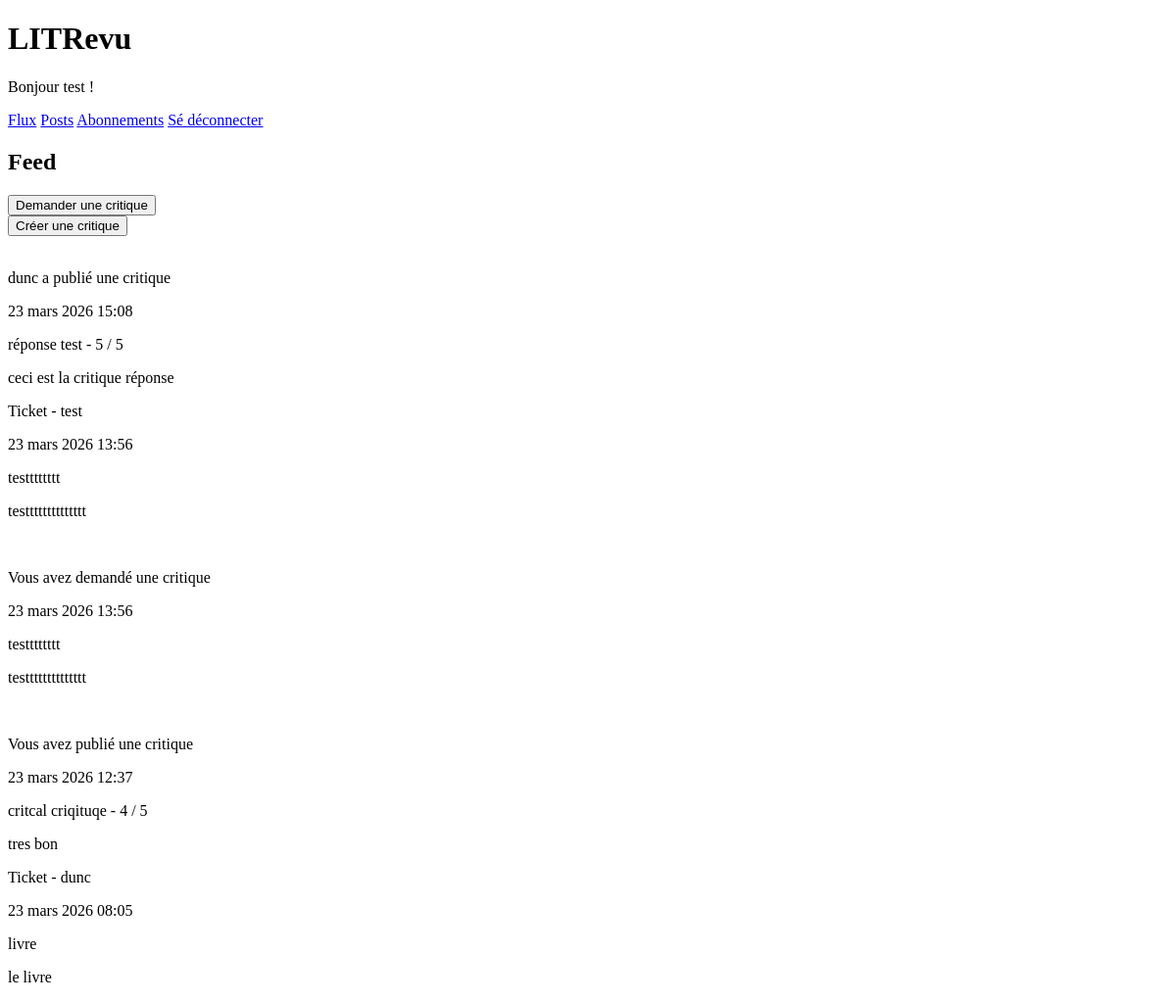
The app's page / (signed in), older data.
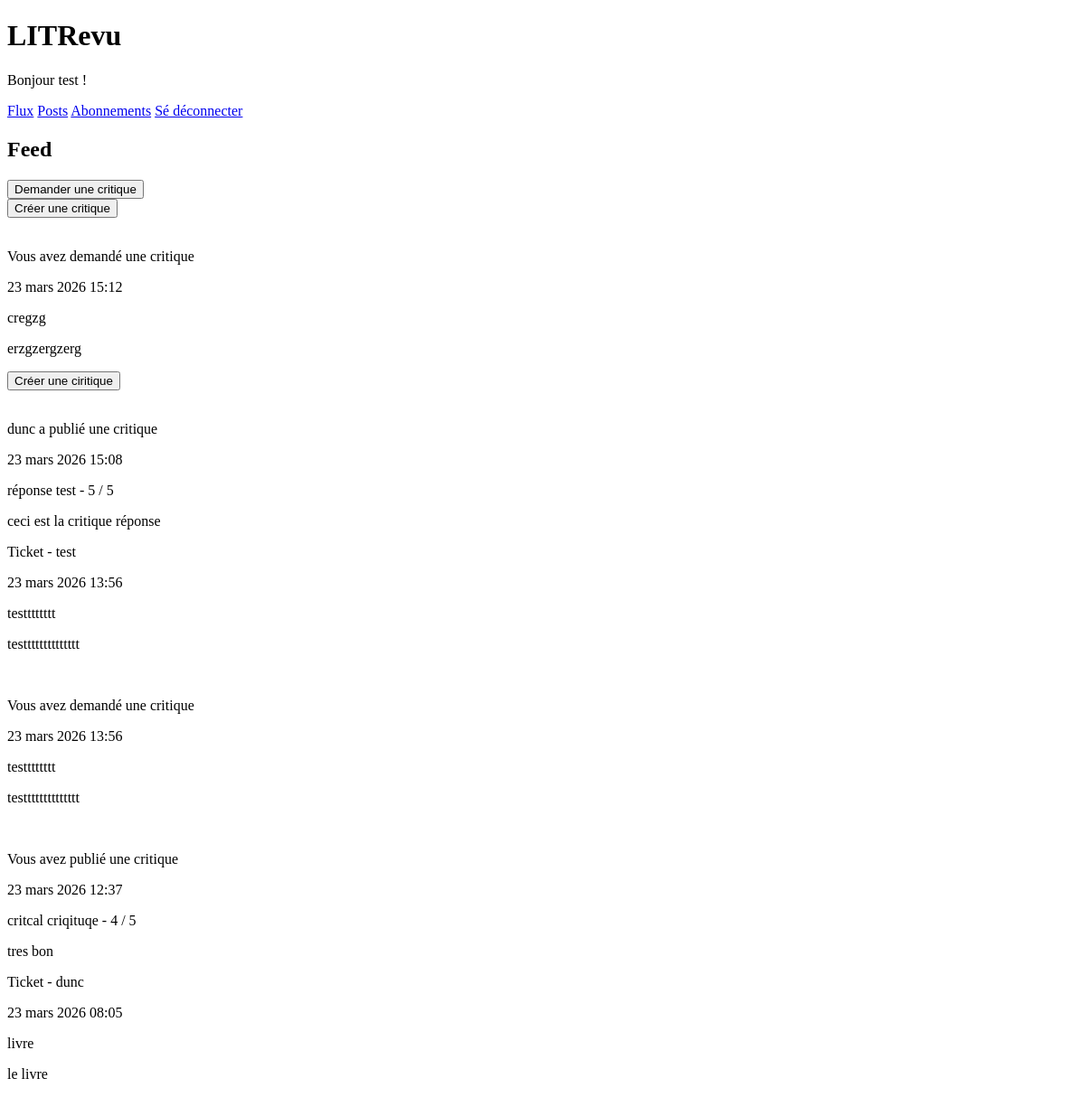
The same page, newer data.
### review_app/models.py (models this page shows)
class Review(models.Model):
    ticket = models.ForeignKey(to=Ticket, on_delete=models.CASCADE)
    rating = models.PositiveSmallIntegerField(validators=[MinValueValidator(0), MaxValueValidator(5)])
    headline = models.CharField(max_length=128)
    body = models.TextField()
    author = models.ForeignKey(to=settings.AUTH_USER_MODEL, on_delete=models.CASCADE)
    time_created = models.DateTimeField(auto_now_add=True)

class Ticket(models.Model):
    title = models.CharField(max_length=120)
    description = models.TextField()
    image = models.ImageField(upload_to='images/', blank=True)
    time_created = models.DateTimeField(auto_now_add=True)
    author = models.ForeignKey(settings.AUTH_USER_MODEL, on_delete=models.CASCADE)
    closed = models.BooleanField(default=False, blank=True)

### authentication/models.py (models this page shows)
class User(AbstractUser):
    follows = models.ManyToManyField('self', symmetrical=False, related_name='followers', blank=True)

### review_app/views.py (the view)
# urls.py: path('', review_app.views.feed, name='feed'),
@login_required
def feed(request):
    follows = request.user.follows.all()
    followed_users = []
    for follow in follows:
        followed_users.append(follow)
    followed_users.append(request.user)
    tickets = Ticket.objects.filter(author__in=followed_users)
    reviews = Review.objects.filter(Q(author__in=followed_users) | Q(ticket__author = request.user))
    items = []
    for ticket in tickets:
        ticket.type = 'TICKET'
        items.append(ticket)
    for review in reviews:
        review.type = 'REVIEW'
        items.append(review)
    context = sorted(items, key=lambda x: x.time_created, reverse=True)
    return render(request, 'review_app/feed.html', {'context': context})

### review_app/templates/review_app/feed.html
{% extends 'base.html' %}
{% block content %}
<h2>Feed</h2>
<form action="{% url 'add-ticket' %}">
    <button type="submit">Demander une critique</button>
</form>
<form action="{% url 'add-review-and-ticket' %}">
    <button type="submit">Créer une critique</button>
</form>
        {% for element in context %}
        <br>
            {% if element.type == "TICKET" %}
                {% include 'review_app/partials/ticket_snippet.html'  with ticket=element in_review=False %}
                {% if element.closed == False %}
                    <form action="{% url 'add-review-from-ticket' element.id %}">
                        <button type="submit">Créer une ciritique</button>
                    </form>
                {% endif %}
            {% elif element.type == "REVIEW" %}
                {% include 'review_app/partials/review_snippet.html'  with review=element %}
                {% include 'review_app/partials/ticket_snippet.html'  with ticket=element.ticket in_review=True %}
            {% endif %}
        {% endfor %}
{% endblock content %}

### review_app/templates/review_app/partials/ticket_snippet.html (shortened to what this page needs)
{% if in_review == True %}
    <p>Ticket - {{ ticket.author }}</p>
{% else %}
    {% if ticket.author == request.user %}
        <p>Vous avez demandé une critique</p>
    {% else %}
        <p>{{ ticket.author }} a demandé une critique</p>
    {% endif %}
{% endif %}
<p>{{ ticket.time_created }}</p>
<p>{{ ticket.title }}</p>
<p>{{ ticket.description }}</p>

### review_app/templates/review_app/partials/review_snippet.html
{% if review.author == request.user %}
    <p>Vous avez publié une critique</p>
{% else %}
    <p>{{ review.author }} a publié une critique</p>
{% endif %}
<p>{{ review.time_created }}</p>
<p>{{ review.headline }} - {{ review.rating }} / 5</p>
<p>{{ review.body }}</p>

Row changes from the older to the newer data that the page shows:
added Ticket: shows "Vous avez demandé une critique", time_created "23 mars 2026 15:12", title "cregzg", description "erzgzergzerg", closed "Créer une ciritique"
